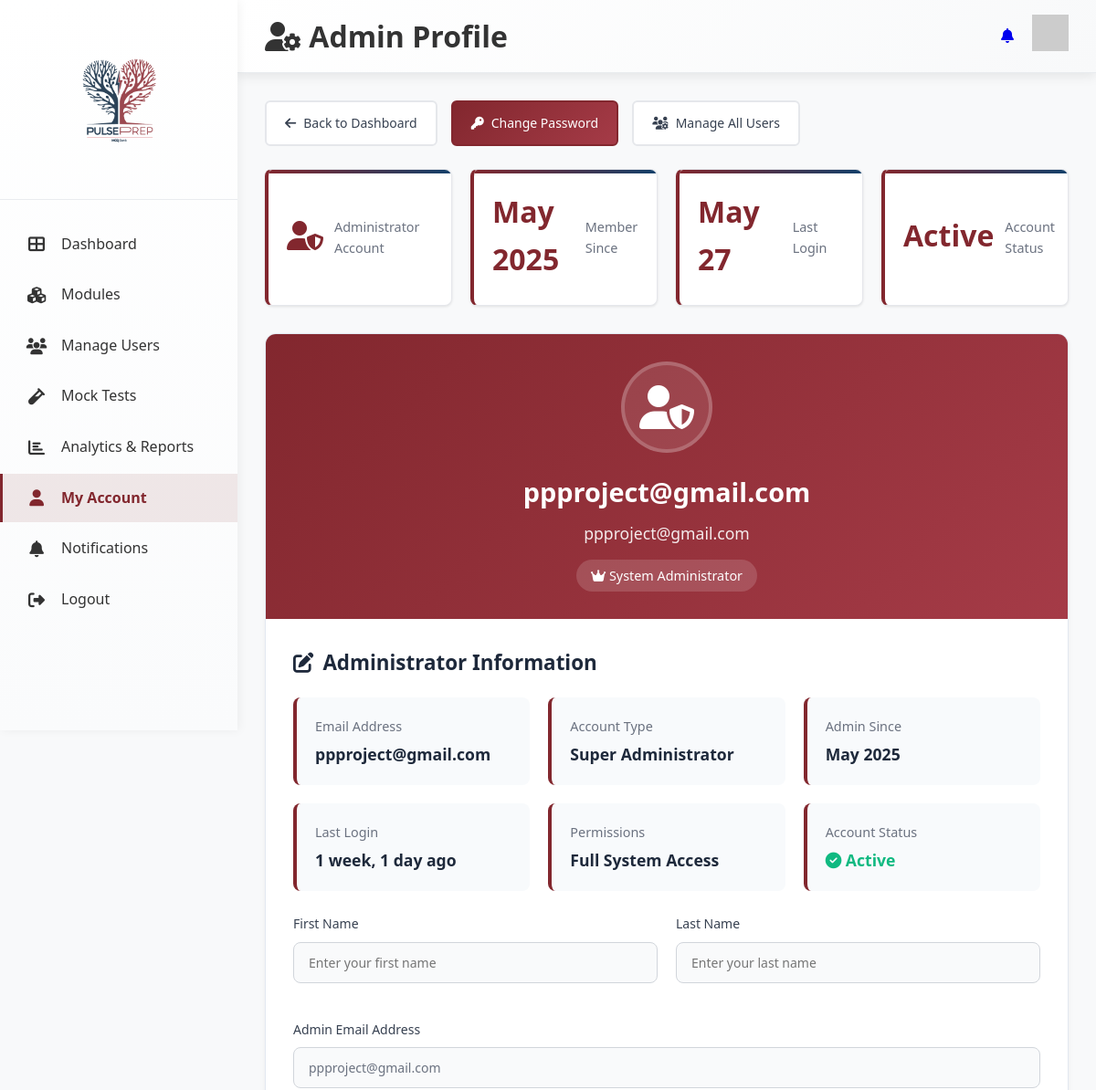
The page /myaccount/ (signed in, upper part) on the database as committed earlier.
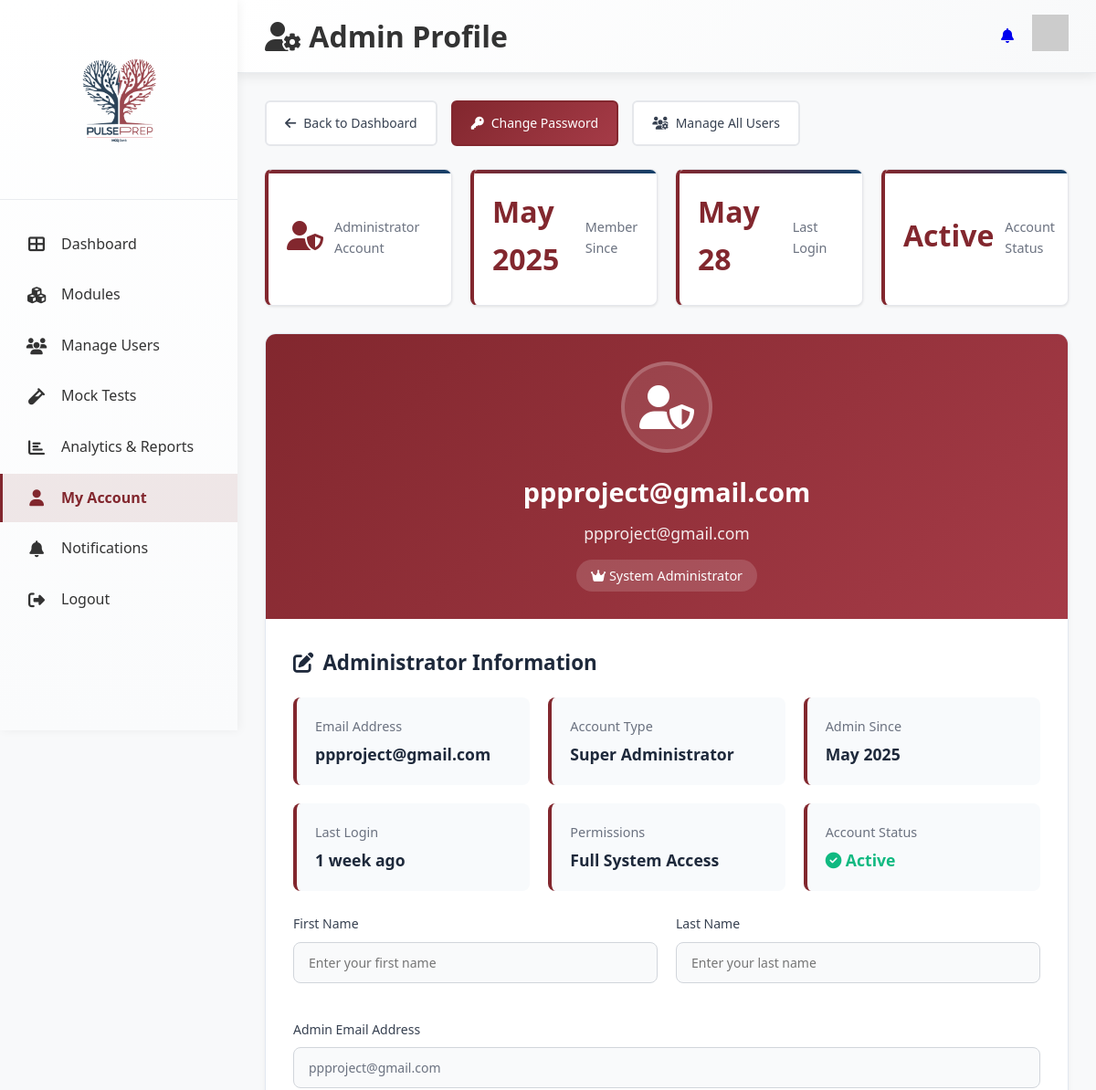
The same page on the database as committed later.
### user_management/models.py (models this page shows, shortened)
class CustomUser(AbstractUser):
    APPROVAL_STATUS = (
        ('pending', 'Pending Approval'),
        ('approved', 'Approved'),
        ('rejected', 'Rejected'),
    )
    DEGREE_CHOICES = (
        ('MBBS', 'MBBS'),
        ('BDS', 'BDS'),
    )
    YEAR_CHOICES = (
        (1, 'First Year'),
        (2, 'Second Year'),
        (3, 'Third Year'),
        (4, 'Fourth Year'),
        (5, 'Fifth Year'),
    )
    email = models.EmailField(unique=True)
    is_admin = models.BooleanField(default=False)
    approval_status = models.CharField(max_length=20, choices=APPROVAL_STATUS, default='pending')
    degree = models.CharField(max_length=10, choices=DEGREE_CHOICES, blank=True, null=True)
    year = models.IntegerField(choices=YEAR_CHOICES, blank=True, null=True)
    last_active = models.DateTimeField(blank=True, null=True)
    current_session_key = models.CharField(max_length=40, blank=True, null=True)
    terms_accepted = models.BooleanField(default=False)
    profile_image = models.ImageField(upload_to='profile_images/', blank=True, null=True)
    payment_slip = models.ImageField(upload_to='payment_slips/', blank=True, null=True)
    USERNAME_FIELD = 'email'
    REQUIRED_FIELDS = ['username']

### myaccount/views.py (the view)
# urls.py: path('', views.my_profile, name='my_profile'),
@login_required
def my_profile(request):
    if request.method == 'POST':
        form = UserProfileForm(request.POST, request.FILES, instance=request.user)
        if form.is_valid():
            try:
                with transaction.atomic():
                    form.save()
                    messages.success(request, 'Your profile has been updated successfully!')
                    return redirect('my_profile')
            except Exception as e:
                messages.error(request, f'Error updating profile: {str(e)}')
        else:
            messages.error(request, 'Please correct the errors below.')
    else:
        form = UserProfileForm(instance=request.user)
    context = {
        'form': form,
        'user': request.user,
    }
    if request.user.is_admin or request.user.is_superuser:
        return render(request, 'myaccount/admin_profile.html', context)
    else:
        return render(request, 'myaccount/student_profile.html', context)

### user_management/context_processors.py (called while the page is built)
def user_stats(request):
    User = get_user_model()
    if not request.user.is_authenticated:
        return {}
    if request.user.is_admin or request.user.is_superuser:
        total_users = User.objects.count()
        pending_users = User.objects.filter(approval_status='pending').count()
        mbbs_users = User.objects.filter(degree='MBBS').count()
        bds_users = User.objects.filter(degree='BDS').count()
        return {
            'total_users': total_users,
            'pending_users': pending_users,
            'mbbs_users': mbbs_users,
            'bds_users': bds_users,
        }
    return {}

### templates/myaccount/admin_profile.html (shortened to what the changed rows need)
{% load static %}
<!DOCTYPE html>
<html lang="en">
<head>
    <link rel="stylesheet" href="{% static 'css/DAstyles.css' %}" />
    <link rel="stylesheet" href="{% static 'css/MQstyles.css' %}" />
    <link rel="stylesheet" href="https://cdnjs.cloudflare.com/ajax/libs/font-awesome/6.4.0/css/all.min.css" />
</head>
<body>
    <div class="container">
        <main class="main-content">
            <header class="header">
                <h1><i class="fas fa-user-cog"></i> Admin Profile</h1>
            </header>
            <div class="dashboard-content">
                <div class="profile-container">
                    <div class="admin-stats">
                        <div class="stat-card">
                            <h3>{{ user.date_joined|date:"M Y" }}</h3>
                            <p>Member Since</p>
                        </div>
                        <div class="stat-card">
                            <h3>{% if user.last_login %}{{ user.last_login|date:"M d" }}{% else %}Never{% endif %}</h3>
                            <p>Last Login</p>
                        </div>
                    </div>
                    <div class="profile-card">
                        <div class="profile-header">
                            <div class="profile-avatar">
                                <i class="fas fa-user-shield"></i>
                            </div>
                            <div class="profile-name">
                                {% if user.first_name or user.last_name %}
                                    {{ user.first_name }} {{ user.last_name }}
                                {% else %}
                                    {{ user.email|truncatechars:20 }}
                                {% endif %}
                            </div>
                            <div class="profile-email">{{ user.email }}</div>
                            <div class="profile-role">
                                <i class="fas fa-crown"></i> System Administrator
                            </div>
                        </div>
                        <div class="profile-content">
                            <div class="info-grid">
                                <div class="info-item">
                                    <div class="info-label">Email Address</div>
                                    <div class="info-value">{{ user.email }}</div>
                                </div>
                                <div class="info-item">
                                    <div class="info-label">Admin Since</div>
                                    <div class="info-value">{{ user.date_joined|date:"F Y" }}</div>
                                </div>
                                <div class="info-item">
                                    <div class="info-label">Last Login</div>
                                    <div class="info-value">
                                        {% if user.last_login %}
                                            {{ user.last_login|timesince }} ago
                                        {% else %}
                                            Never
                                        {% endif %}
                                    </div>
                                </div>
                            </div>
                            <form method="POST" class="profile-form">
                                <div class="form-row">
                                    <div class="form-group">
                                        <label for="{{ form.first_name.id_for_label }}">{{ form.first_name.label }}</label>
                                        {{ form.first_name }}
                                    </div>
                                    <div class="form-group">
                                        <label for="{{ form.last_name.id_for_label }}">{{ form.last_name.label }}</label>
                                        {{ form.last_name }}
                                    </div>
                                </div>
                                <div class="form-group">
                                    <label>Admin Email Address</label>
                                    <input type="email" class="form-control readonly-field" value="{{ user.email }}" readonly>
                                </div>
                            </form>
                        </div>
                    </div>
                </div>
            </div>
        </main>
    </div>
</body>
</html>

Rows that differ between the two databases and show on the page:
changed CustomUser "ppproject@gmail.com": last_login "May 27" → "May 28"; last_login "1 week, 1 day" → "1 week"
